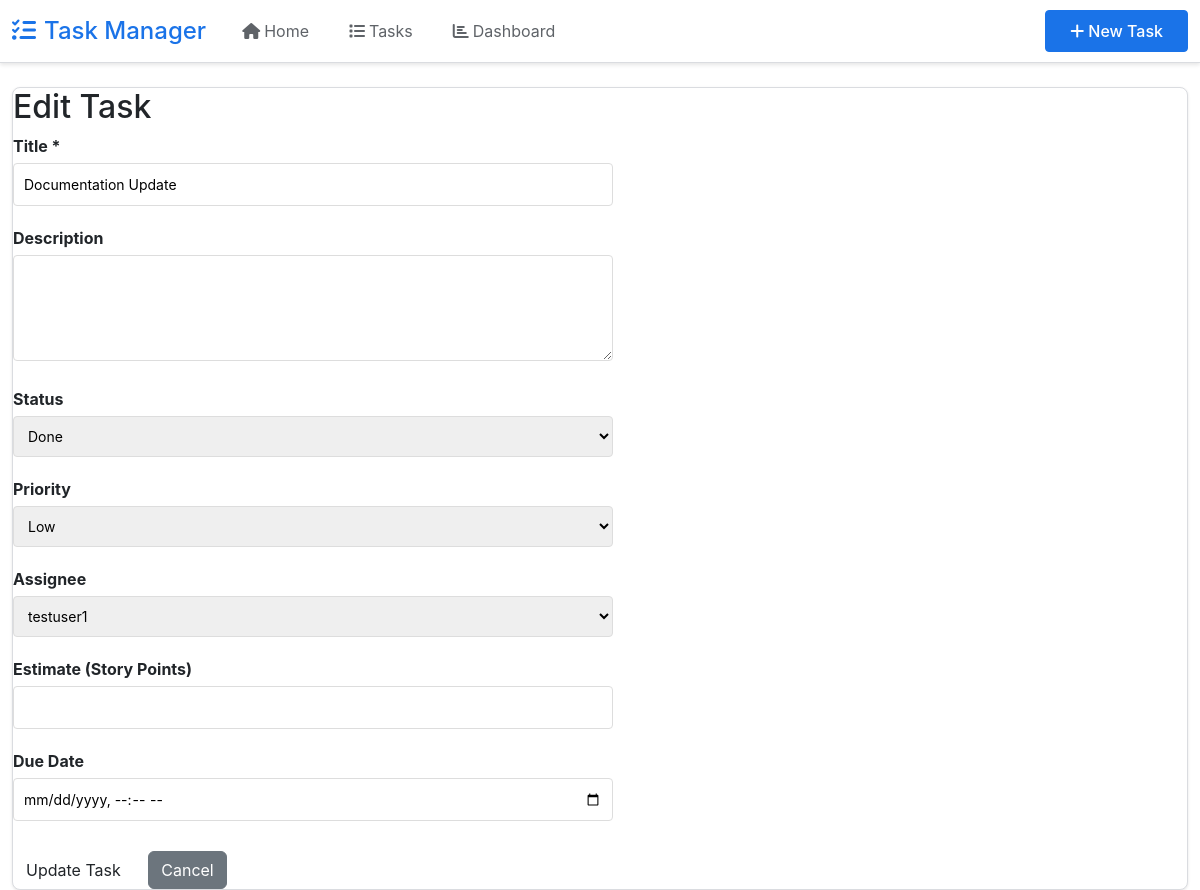
/tasks/12/edit/, run on the app's committed database.
### tasks/models.py (models this page shows, shortened)
class Task(models.Model):
    STATUS_CHOICES = [
        ("todo", "To Do"),
        ("in_progress", "In Progress"),
        ("in_review", "In Review"),
        ("done", "Done"),
        ("blocked", "Blocked"),
    ]
    PRIORITY_CHOICES = [
        ("low", "Low"),
        ("medium", "Medium"),
        ("high", "High"),
        ("critical", "Critical"),
    ]
    title = models.CharField(max_length=200)
    description = models.TextField(blank=True)
    status = models.CharField(max_length=20, choices=STATUS_CHOICES, default="todo")
    priority = models.CharField(
        max_length=20, choices=PRIORITY_CHOICES, default="medium"
    )
    estimate = models.PositiveIntegerField(
        null=True, blank=True, help_text="Story points"
    )
    assignee = models.ForeignKey(
        User,
        on_delete=models.SET_NULL,
        null=True,
        blank=True,
        related_name="assigned_tasks",
    )
    reporter = models.ForeignKey(
        User, on_delete=models.CASCADE, related_name="reported_tasks"
    )
    created_at = models.DateTimeField(auto_now_add=True)
    updated_at = models.DateTimeField(auto_now=True)
    due_date = models.DateTimeField(null=True, blank=True)
    class Meta:
        ordering = ["-created_at"]

### tasks/views.py (the view, shortened to what this page needs)
# urls.py: path("<int:pk>/edit/", views.task_update, name="task-update"),
def task_update(request, pk):
    task = get_object_or_404(Task, pk=pk)
    users = User.objects.all()
    context = {
        "task": task,
        "users": users,
        "status_choices": Task.STATUS_CHOICES,
        "priority_choices": Task.PRIORITY_CHOICES,
    }
    return render(request, "tasks/task_form.html", context)

### templates/tasks/task_form.html (shortened to what this page needs)
{% extends 'base.html' %}
{% block content %}
<div class="card">
    <h2>{% if task %}Edit Task{% else %}Create New Task{% endif %}</h2>
    <form method="post" style="max-width: 600px;">
        <div style="margin-bottom: 20px;">
            <label style="display: block; margin-bottom: 5px; font-weight: bold;">Title *</label>
            <input type="text" name="title" value="{{ task.title|default:'' }}" required
                   style="width: 100%; padding: 10px; border: 1px solid #ddd; border-radius: 4px; font-size: 14px;">
        </div>
        <div style="margin-bottom: 20px;">
            <label style="display: block; margin-bottom: 5px; font-weight: bold;">Description</label>
            <textarea name="description" rows="4"
                      style="width: 100%; padding: 10px; border: 1px solid #ddd; border-radius: 4px; font-size: 14px; resize: vertical;">{{ task.description|default:'' }}</textarea>
        </div>
        {% if task %}
        <div style="margin-bottom: 20px;">
            <label style="display: block; margin-bottom: 5px; font-weight: bold;">Status</label>
            <select name="status" style="width: 100%; padding: 10px; border: 1px solid #ddd; border-radius: 4px; font-size: 14px;">
                {% for status_key, status_display in status_choices %}
                <option value="{{ status_key }}" {% if task.status == status_key %}selected{% endif %}>
                    {{ status_display }}
                </option>
                {% endfor %}
            </select>
        </div>
        {% endif %}
        <div style="margin-bottom: 20px;">
            <label style="display: block; margin-bottom: 5px; font-weight: bold;">Priority</label>
            <select name="priority" style="width: 100%; padding: 10px; border: 1px solid #ddd; border-radius: 4px; font-size: 14px;">
                {% for priority_key, priority_display in priority_choices %}
                <option value="{{ priority_key }}" {% if task.priority == priority_key %}selected{% endif %}>
                    {{ priority_display }}
                </option>
                {% endfor %}
            </select>
        </div>
        <div style="margin-bottom: 20px;">
            <label style="display: block; margin-bottom: 5px; font-weight: bold;">Assignee</label>
            <select name="assignee" style="width: 100%; padding: 10px; border: 1px solid #ddd; border-radius: 4px; font-size: 14px;">
                {% for user in users %}
                <option value="{{ user.id }}" {% if task.assignee_id == user.id %}selected{% endif %}>
                    {{ user.get_full_name|default:user.username }}
                </option>
                {% endfor %}
            </select>
        </div>
        <div style="margin-bottom: 20px;">
            <label style="display: block; margin-bottom: 5px; font-weight: bold;">Estimate (Story Points)</label>
            <input type="number" name="estimate" value="{{ task.estimate|default:'' }}" min="1" max="100"
                   style="width: 100%; padding: 10px; border: 1px solid #ddd; border-radius: 4px; font-size: 14px;">
        </div>
        <div style="margin-bottom: 20px;">
            <label style="display: block; margin-bottom: 5px; font-weight: bold;">Due Date</label>
            <input type="datetime-local" name="due_date" value="{{ task.due_date|date:'Y-m-d\TH:i'|default:'' }}"
                   style="width: 100%; padding: 10px; border: 1px solid #ddd; border-radius: 4px; font-size: 14px;">
        </div>
        <div style="margin-top: 30px;">
            <button type="submit" class="btn">{% if task %}Update Task{% else %}Create Task{% endif %}</button>
            <a href="{% if task %}{% url 'tasks:task-detail' task.pk %}{% else %}{% url 'tasks:task-list' %}{% endif %}"
               class="btn btn-secondary" style="margin-left: 10px;">Cancel</a>
        </div>
    </form>
</div>
{% endblock %}

### templates/base.html (style rules this page uses)
:root { --google-blue: #1a73e8; --google-blue-hover: #1557b0; --google-gray: #5f6368; --google-light-gray: #f8f9fa; --google-border: #dadce0; }
body { font-family: 'Google Sans', -apple-system, BlinkMacSystemFont, 'Segoe UI', Roboto, sans-serif; background-color: #ffffff; color: #202124; }
.card { border: 1px solid var(--google-border); border-radius: 8px; box-shadow: 0 1px 3px rgba(0,0,0,0.1); transition: box-shadow 0.2s ease; }

### data on the page
Task: title "Documentation Update", status "Done", priority "Low", assignee "testuser1"
